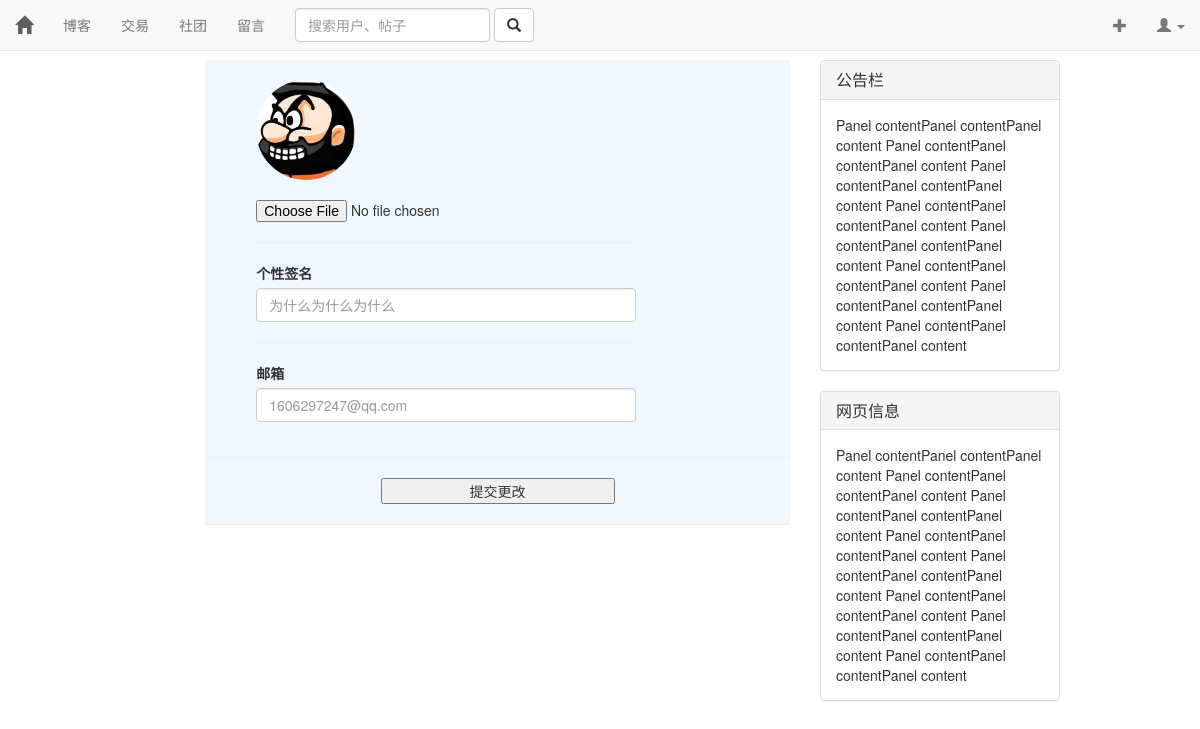
Screenshot of /user/update/ (signed in) with the database file from the repository.
### user/models.py (models this page shows)
class User(AbstractUser):
    motto = models.TextField(max_length=24)
    icon = models.ImageField(default="./static/icon/default.jpg",upload_to='./static/icon/')
    browse = models.IntegerField(default=0)

### user/views.py (the view)
# urls.py: path('update/',views.update),
def update(request):
    context = {}
    response = render(request,'update.html',context)
    return response

### user/templates/update.html (shortened to what this page needs)
{% extends 'base.html' %}
{% block content %}
    <form id="user_form" enctype="multipart/form-data" action="/user/upload/" method="post" style="background-color: aliceblue;">
        <div class="row">
            <br>
            <div class="col-md-1"></div>
            <div class="col-md-8">
                <img class="img-circle" src="/{{ user.icon }}" height="100px" width="100px">
                <br><br>
                <input type="file" name="icon">
                <hr>
                <div class="form-group">
                    <label>个性签名</label>
                    <input type="text" name="motto" class="form-control" placeholder="{{ user.motto }}">
                </div>
                <hr>
                <div class="form-group">
                    <label for="exampleInputEmail1">邮箱</label>
                    <input type="email" name="email" class="form-control" placeholder="{{ user.email }}">
                </div>
            </div>
            <div class="col-md-3"></div>
        </div>
        <hr>
        <button type="submit" style="width: 40%;" class="center-block">提交更改</button>
        <hr>
    </form>
{% endblock %}

### rows the page displays
User: icon (picture), motto "为什么为什么为什么", email "1606297247@qq.com"
